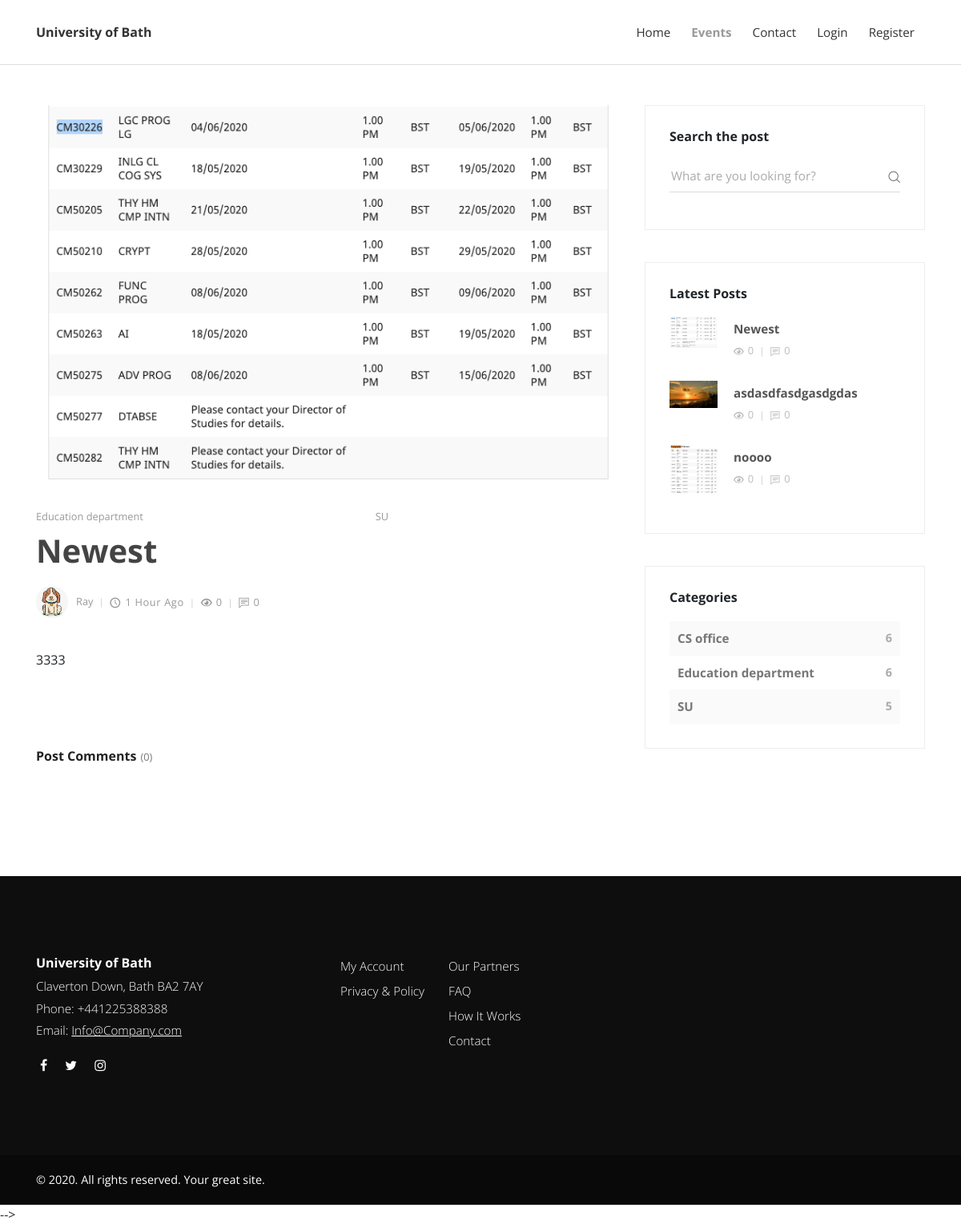
The page /post/26/ on the database its author committed.
### posts/models.py (models this page shows, shortened)
class Post(models.Model):
    categories = models.ManyToManyField(Category)
    title = models.CharField(max_length=100)
    overview = models.TextField()
    author = models.ForeignKey(Profile, on_delete=models.CASCADE)
    timestamp = models.DateTimeField(auto_now_add=True) # when it created
    comment_count = models.IntegerField(default=0)
    view_count = models.IntegerField(default=0)
    thumbnail = models.ImageField(default='default_thumbnail.jpeg')
    content = HTMLField()
    featured = models.BooleanField(default=True)
    previous_post = models.ForeignKey('self', related_name='previous', on_delete=models.SET_NULL, blank=True, null=True)
    next_post = models.ForeignKey('self', related_name='next', on_delete=models.SET_NULL, blank=True, null=True)
    def get_absolute_url(self):
        return reverse('post-detail', kwargs={
            'id': self.id
        })
    @property
    def get_comments(self):
        return self.comments.all().order_by('-timestamp')

class Category(models.Model):
    title = models.CharField(max_length=200)
    def __str__(self):
        return self.title

### users/models.py (models this page shows, shortened)
class Profile(models.Model):
    user = models.OneToOneField(User, on_delete=models.CASCADE)
    image = models.ImageField(default='default.svg', upload_to='profile_pics')

### posts/views.py (the view, shortened to what this page needs)
# urls.py: path('post/<id>/', post, name='post-detail'),
def post(request, id):
    category_count = get_category_count()
    most_recent = Post.objects.order_by('-timestamp')[:3]
    post = get_object_or_404(Post, id=id)
    form = CommentForm(request.POST or None)
    context = {
        'post': post,
        'most_recent': most_recent,
        'category_count': category_count,
        'form': form
    }
    return render(request, 'post.html', context)

### posts/forms.py
class CommentForm(forms.ModelForm):
    content = forms.CharField(widget=forms.Textarea(attrs={
        'class': 'form-control',
        'placeholder': 'Type your comment',
        'id': "usercomment",
        'rows': '4',
    }))
    class Meta:
        model = Comment
        fields = ('content',)  # only need the content field in Comment in models.py

### posts/views.py (called while the page is built)
def get_category_count():
    queryset = Post.objects.values('categories__title').annotate(Count('categories__title'))
    return queryset

### templates/post.html (shortened to what this page needs)
{% extends "base.html"%}
{% load static %}
{% block content %}
    <div class="container">
      <div class="row">
        <main class="post blog-post col-lg-8">
          <div class="container">
            <div class="post-single">
              <div class="post-thumbnail"><img src="{{post.thumbnail.url}}" alt="..." class="img-fluid"></div>
              <div class="post-details">
                <div class="post-meta d-flex justify-content-between">
                  {% for cat in post.categories.all %}
                  <a href="#">{{cat}}</a>
                  {% endfor %}
                </div>
                <h1>{{post.title}}<a href="#"></a></h1>
                <div class="post-footer d-flex align-items-center flex-column flex-sm-row"><a href="#" class="author d-flex align-items-center flex-wrap">
                    <div class="avatar"><img src="{{post.author.image.url}}" alt="..." class="img-fluid"></div>
                    <div class="title"><span>{{post.author.user.username}}</span></div></a>
                  <div class="d-flex align-items-center flex-wrap">
                    <div class="date"><i class="icon-clock"></i>{{post.timestamp|timesince}} ago</div>
                    <div class="views"><i class="icon-eye"></i>{{post.view_count}}</div>
                    <div class="comments meta-last"><i class="icon-comment"></i>{{post.comment_count}}</div>
                  </div>
                </div>
                <div class="post-body">
                  {{post.content | safe}}
                </div>
                <div class="post-comments">
                  <header>
                    <h3 class="h6">Post Comments<span class="no-of-comments">({{post.comments.count}})</span></h3>
                  </header>
                </div>
              </div>
            </div>
          </div>
        </main>
        {% include 'sidebar.html' with most_recent=most_recent category_count=category_count %}
      </div>
    </div>
{% endblock content %}

### templates/sidebar.html
        <aside class="col-lg-4">
          <div class="widget search">
            <header>
              <h3 class="h6">Search the post</h3>
            </header>
            <form action="{% url 'search' %}" class="search-form">
              <div class="form-group">
                <input type="text" name="q" placeholder="What are you looking for?">
                <button type="submit" class="submit"><i class="icon-search"></i></button>
              </div>
            </form>
          </div>
          <div class="widget latest-posts">
            <header>
              <h3 class="h6">Latest Posts</h3>
            </header>
            <div class="blog-posts">
              {% for post in most_recent %}
              <a href="{{post.get_absolute_url}}">
                <div class="item d-flex align-items-center">
                  <div class="image"><img src="{{post.thumbnail.url}}" alt="..." class="img-fluid"></div>
                  <div class="title"><strong>{{post.title}}</strong>
                    <div class="d-flex align-items-center">
                      <div class="views"><i class="icon-eye"></i>{{post.view_count}}</div>
                      <div class="comments"><i class="icon-comment"></i>{{post.comment_count}}</div>
                    </div>
                  </div>
                </div>
              </a>
              {% endfor %}
            </div>
          </div>
          <div class="widget categories">
            <header>
              <h3 class="h6">Categories</h3>
            </header>
            {% for cat in category_count %}
            <div class="item d-flex justify-content-between">
              <a href="#">{{cat.categories__title}}</a><span>{{cat.categories__title__count}}</span>
            </div>
            {% endfor %}
          </div>
        </aside>

### static_in_env/css/style.default.css (style rules this page uses)
body { overflow-x: hidden; }
strong { font-weight: 700; }
a, i, span { display: inline-block; text-decoration: none; -webkit-transition: all 0.3s; transition: all 0.3s; }
a i { -webkit-transition: none; transition: none; }
button, input { outline: none !important; font-family: "Open Sans", sans-serif; }
button { cursor: pointer; }
main, aside { padding: 50px 0 100px; }
.widget { margin-bottom: 40px; padding: 30px; border: 1px solid #eee; }
.widget header { margin-bottom: 20px; }
i[class*="icon-"] { -webkit-transform: translateY(3px); transform: translateY(3px); }
h1, h2, h3, h4, h5, h6 { margin-bottom: 15px; }
.post-meta { margin: 10px 0; font-size: 0.8em; }
.post a { text-decoration: none; }
.post h3 { line-height: 1.1em; color: #222; -webkit-transition: all 0.3s; transition: all 0.3s; margin-bottom: 1rem; }
.post .date { letter-spacing: 0.05em; font-weight: 400; text-transform: uppercase; color: #aaa; }
.post .avatar { max-width: 40px; min-width: 40px; height: 40px; overflow: hidden; border-radius: 50%; margin-right: 10px; }
.post .title, .post .date, .post .comments, .post .views { font-weight: 400; color: #999; text-transform: capitalize; }
.post .title i, .post .date i, .post .comments i, .post .views i { margin-right: 5px; font-size: 1.1em; }
.post .title::after, .post .date::after, .post .comments::after, .post .views::after { content: '|'; display: inline-block; margin: 0 7px; font-size: 0.9em; color: #ccc; }
.post .meta-last::after { display: none; }
.widget.search .form-group { position: relative; }
.widget.search input { width: 100%; height: 40px; line-height: 40px; border: none; border-bottom: 1px solid #ddd; font-size: 0.95em; font-family: "Open Sans", sans-serif; font-weight: 400; background: none; }
.widget.search .submit { height: 40px; padding: 0; line-height: 40px; background: none; border: none; color: #555; font-size: 0.9em; position: absolute; top: 0; right: 0; }
.widget.latest-posts a { display: block; color: #555; text-decoration: none; }
.widget.latest-posts .image { min-width: 60px; max-width: 60px; height: 60px; overflow: hidden; margin-right: 20px; }
.widget.latest-posts .item { margin-bottom: 20px; }
.widget.latest-posts strong { font-size: 0.95em; display: block; line-height: 1em; }
.widget.latest-posts .views, .widget.latest-posts .comments { font-size: 0.8em; font-weight: 400; color: #bbb; margin-top: 10px; }
.widget.latest-posts .views i, .widget.latest-posts .comments i { margin-right: 5px; }
.widget.latest-posts .views::after, .widget.latest-posts .comments::after { content: '|'; display: inline-block; margin: 0 7px; font-size: 0.9em; color: #ccc; }
.widget.latest-posts .comments::after { display: none; }
.widget.categories .item { background: #fafafa; padding: 10px; color: #777; font-weight: 700; }
.widget.categories .item:nth-of-type(2n+2) { background: none; }
.widget.categories .item a { color: inherit; font-size: 0.95em; }
.widget.categories .item span { font-size: 0.9em; color: #aaa; }
.blog-post { padding-left: 0; padding-right: 0; }
.blog-post .post-footer { font-size: 0.8em; }
.blog-post .post-thumbnail img { width: 100%; margin-bottom: 10px; }
.blog-post h1 { color: #444; line-height: 1.1em; }
.blog-post .post-footer { margin-top: 20px; }
.blog-post .post-body { margin-top: 40px; }
.blog-post .post-comments { margin-top: 50px; }
.blog-post .post-comments span.no-of-comments { color: #777; font-size: 0.8em; margin-left: 5px; font-weight: 400; }
.blog-post .post-comments header { margin-bottom: 40px; }
body { font-family: "Open Sans", sans-serif; font-size: 1rem; font-weight: normal; line-height: 1.5; color: #212529; background-color: #fff; }
a { color: #999; text-decoration: none; }
h1, h2, h3, h4, h5, h6, .h1, .h2, .h3, .h4, .h5, .h6 { margin-bottom: 0.5rem; font-family: inherit; font-weight: 700; line-height: 1.1; color: inherit; }
h1, .h1 { font-size: 2.5rem; }
h3, .h3 { font-size: 1.75rem; }
h6, .h6 { font-size: 1rem; }

### rows shown on the page
Post: thumbnail (picture), title "Newest", author.image (picture), author.user.username "Ray", timestamp "1 Hour", view_count "0", comment_count "0", content "3333", comments.count "0"
Category: title "Education department"
Category: title "SU"
Post: thumbnail (placeholder picture), title "asdasdfasdgasdgdas", view_count "0", comment_count "0"
Post: thumbnail (picture), title "noooo", view_count "0", comment_count "0"

### other values the page prints
{{ cat.categories__title }} "CS office" "Education department" "SU"
{{ cat.categories__title__count }} "6" "6" "5"
